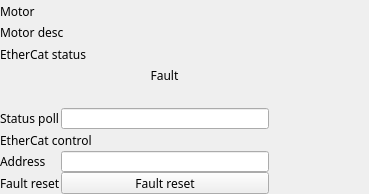
<?xml version="1.0" encoding="UTF-8"?>
<ui version="4.0">
 <class>EFrame</class>
 <widget class="QEFrame" name="EFrame">
  <property name="geometry">
   <rect>
    <x>0</x>
    <y>0</y>
    <width>369</width>
    <height>194</height>
   </rect>
  </property>
  <property name="windowTitle">
   <string>EFrame</string>
  </property>
  <layout class="QVBoxLayout" name="verticalLayout_3">
   <property name="spacing">
    <number>0</number>
   </property>
   <property name="margin">
    <number>0</number>
   </property>
   <item>
    <widget class="QEFrame" name="qeframe_6">
     <layout class="QVBoxLayout" name="verticalLayout" stretch="2,1,3,1,2">
      <property name="spacing">
       <number>0</number>
      </property>
      <property name="margin">
       <number>0</number>
      </property>
      <item>
       <widget class="QEFrame" name="qeframe_3">
        <layout class="QGridLayout" name="gridLayout_4">
         <property name="margin">
          <number>0</number>
         </property>
         <property name="spacing">
          <number>0</number>
         </property>
         <item row="0" column="0">
          <layout class="QGridLayout" name="gridLayout">
           <item row="0" column="0">
            <widget class="QLabel" name="label_13">
             <property name="sizePolicy">
              <sizepolicy hsizetype="Fixed" vsizetype="Preferred">
               <horstretch>0</horstretch>
               <verstretch>0</verstretch>
              </sizepolicy>
             </property>
             <property name="minimumSize">
              <size>
               <width>61</width>
               <height>0</height>
              </size>
             </property>
             <property name="sizeIncrement">
              <size>
               <width>1</width>
               <height>1</height>
              </size>
             </property>
             <property name="font">
              <font>
               <family>Abyssinica SIL</family>
               <pointsize>9</pointsize>
              </font>
             </property>
             <property name="text">
              <string>Motor</string>
             </property>
             <property name="alignment">
              <set>Qt::AlignLeading|Qt::AlignLeft|Qt::AlignVCenter</set>
             </property>
            </widget>
           </item>
           <item row="0" column="1">
            <widget class="QELabel" name="rbv_3">
             <property name="sizePolicy">
              <sizepolicy hsizetype="Preferred" vsizetype="Expanding">
               <horstretch>0</horstretch>
               <verstretch>0</verstretch>
              </sizepolicy>
             </property>
             <property name="minimumSize">
              <size>
               <width>100</width>
               <height>1</height>
              </size>
             </property>
             <property name="maximumSize">
              <size>
               <width>16777215</width>
               <height>16777215</height>
              </size>
             </property>
             <property name="font">
              <font>
               <family>Abyssinica SIL</family>
               <pointsize>9</pointsize>
              </font>
             </property>
             <property name="toolTip">
              <string/>
             </property>
             <property name="autoFillBackground">
              <bool>true</bool>
             </property>
             <property name="variable" stdset="0">
              <string>$(DMC)$(M).NAME</string>
             </property>
             <property name="variableAsToolTip">
              <bool>true</bool>
             </property>
             <property name="styleSheet">
              <string notr="true">QWidget { color: grey }</string>
             </property>
            </widget>
           </item>
           <item row="0" column="2">
            <spacer name="horizontalSpacer_4">
             <property name="orientation">
              <enum>Qt::Horizontal</enum>
             </property>
             <property name="sizeType">
              <enum>QSizePolicy::Expanding</enum>
             </property>
             <property name="sizeHint" stdset="0">
              <size>
               <width>175</width>
               <height>13</height>
              </size>
             </property>
            </spacer>
           </item>
           <item row="1" column="0">
            <widget class="QLabel" name="label_14">
             <property name="sizePolicy">
              <sizepolicy hsizetype="Fixed" vsizetype="Preferred">
               <horstretch>0</horstretch>
               <verstretch>0</verstretch>
              </sizepolicy>
             </property>
             <property name="minimumSize">
              <size>
               <width>61</width>
               <height>0</height>
              </size>
             </property>
             <property name="sizeIncrement">
              <size>
               <width>1</width>
               <height>1</height>
              </size>
             </property>
             <property name="font">
              <font>
               <family>Abyssinica SIL</family>
               <pointsize>9</pointsize>
              </font>
             </property>
             <property name="text">
              <string>Motor desc</string>
             </property>
             <property name="alignment">
              <set>Qt::AlignLeading|Qt::AlignLeft|Qt::AlignVCenter</set>
             </property>
            </widget>
           </item>
           <item row="1" column="1">
            <widget class="QELabel" name="rbv_4">
             <property name="sizePolicy">
              <sizepolicy hsizetype="Preferred" vsizetype="Expanding">
               <horstretch>0</horstretch>
               <verstretch>0</verstretch>
              </sizepolicy>
             </property>
             <property name="minimumSize">
              <size>
               <width>100</width>
               <height>0</height>
              </size>
             </property>
             <property name="maximumSize">
              <size>
               <width>16777215</width>
               <height>16777215</height>
              </size>
             </property>
             <property name="font">
              <font>
               <family>Abyssinica SIL</family>
               <pointsize>9</pointsize>
              </font>
             </property>
             <property name="autoFillBackground">
              <bool>true</bool>
             </property>
             <property name="variable" stdset="0">
              <string>$(DMC)$(M).DESC</string>
             </property>
             <property name="variableAsToolTip">
              <bool>true</bool>
             </property>
             <property name="styleSheet">
              <string notr="true">QWidget { color: grey }</string>
             </property>
            </widget>
           </item>
          </layout>
         </item>
        </layout>
       </widget>
      </item>
      <item>
       <widget class="QEFrame" name="qeframe_2">
        <layout class="QVBoxLayout" name="verticalLayout_2">
         <property name="spacing">
          <number>0</number>
         </property>
         <property name="margin">
          <number>0</number>
         </property>
         <item>
          <widget class="QLabel" name="label_22">
           <property name="sizePolicy">
            <sizepolicy hsizetype="Fixed" vsizetype="Expanding">
             <horstretch>0</horstretch>
             <verstretch>0</verstretch>
            </sizepolicy>
           </property>
           <property name="minimumSize">
            <size>
             <width>61</width>
             <height>0</height>
            </size>
           </property>
           <property name="sizeIncrement">
            <size>
             <width>1</width>
             <height>1</height>
            </size>
           </property>
           <property name="font">
            <font>
             <family>Abyssinica SIL</family>
             <pointsize>9</pointsize>
            </font>
           </property>
           <property name="text">
            <string>EtherCat status</string>
           </property>
          </widget>
         </item>
        </layout>
       </widget>
      </item>
      <item>
       <widget class="QEFrame" name="qeframe_4">
        <layout class="QGridLayout" name="gridLayout_5">
         <property name="margin">
          <number>0</number>
         </property>
         <property name="spacing">
          <number>0</number>
         </property>
         <item row="0" column="0">
          <layout class="QGridLayout" name="gridLayout_3" rowstretch="1,1,1">
           <property name="spacing">
            <number>0</number>
           </property>
           <item row="2" column="1">
            <widget class="QELineEdit" name="qelineedit_12">
             <property name="sizePolicy">
              <sizepolicy hsizetype="Expanding" vsizetype="Expanding">
               <horstretch>0</horstretch>
               <verstretch>0</verstretch>
              </sizepolicy>
             </property>
             <property name="minimumSize">
              <size>
               <width>85</width>
               <height>1</height>
              </size>
             </property>
             <property name="font">
              <font>
               <family>Abyssinica SIL</family>
               <pointsize>8</pointsize>
              </font>
             </property>
             <property name="variable" stdset="0">
              <string>$(DMC)ECATFLT_STATUS.SCAN</string>
             </property>
             <property name="addUnits">
              <bool>true</bool>
             </property>
            </widget>
           </item>
           <item row="2" column="2">
            <widget class="QELabel" name="rbv_13">
             <property name="sizePolicy">
              <sizepolicy hsizetype="Preferred" vsizetype="Expanding">
               <horstretch>0</horstretch>
               <verstretch>0</verstretch>
              </sizepolicy>
             </property>
             <property name="minimumSize">
              <size>
               <width>100</width>
               <height>0</height>
              </size>
             </property>
             <property name="maximumSize">
              <size>
               <width>16777215</width>
               <height>16777215</height>
              </size>
             </property>
             <property name="font">
              <font>
               <family>Abyssinica SIL</family>
               <pointsize>9</pointsize>
              </font>
             </property>
             <property name="focusPolicy">
              <enum>Qt::NoFocus</enum>
             </property>
             <property name="autoFillBackground">
              <bool>true</bool>
             </property>
             <property name="variable" stdset="0">
              <string>$(DMC)ECATFLT_STATUS.SCAN</string>
             </property>
             <property name="variableAsToolTip">
              <bool>true</bool>
             </property>
             <property name="styleSheet">
              <string notr="true">QWidget { color: grey }</string>
             </property>
            </widget>
           </item>
           <item row="2" column="0">
            <widget class="QLabel" name="label_20">
             <property name="sizePolicy">
              <sizepolicy hsizetype="Fixed" vsizetype="Expanding">
               <horstretch>0</horstretch>
               <verstretch>0</verstretch>
              </sizepolicy>
             </property>
             <property name="minimumSize">
              <size>
               <width>61</width>
               <height>0</height>
              </size>
             </property>
             <property name="sizeIncrement">
              <size>
               <width>1</width>
               <height>1</height>
              </size>
             </property>
             <property name="font">
              <font>
               <family>Abyssinica SIL</family>
               <pointsize>9</pointsize>
              </font>
             </property>
             <property name="text">
              <string>Status poll</string>
             </property>
            </widget>
           </item>
           <item row="1" column="1">
            <layout class="QHBoxLayout" name="horizontalLayout_2">
             <item>
              <spacer name="horizontalSpacer_11">
               <property name="orientation">
                <enum>Qt::Horizontal</enum>
               </property>
               <property name="sizeType">
                <enum>QSizePolicy::Expanding</enum>
               </property>
               <property name="sizeHint" stdset="0">
                <size>
                 <width>121</width>
                 <height>13</height>
                </size>
               </property>
              </spacer>
             </item>
             <item>
              <widget class="QEBitStatus" name="qebitstatus_14">
               <property name="sizePolicy">
                <sizepolicy hsizetype="Fixed" vsizetype="Preferred">
                 <horstretch>0</horstretch>
                 <verstretch>0</verstretch>
                </sizepolicy>
               </property>
               <property name="maximumSize">
                <size>
                 <width>20</width>
                 <height>16777215</height>
                </size>
               </property>
               <property name="toolTip">
                <string>EtherCat Fault</string>
               </property>
               <property name="numberOfBits">
                <number>1</number>
               </property>
               <property name="shift">
                <number>0</number>
               </property>
               <property name="onColour">
                <color>
                 <red>0</red>
                 <green>136</green>
                 <blue>0</blue>
                </color>
               </property>
               <property name="offColour">
                <color>
                 <red>159</red>
                 <green>0</green>
                 <blue>0</blue>
                </color>
               </property>
               <property name="variable" stdset="0">
                <string>$(DMC)$(M)_ECATFLT_STATUS</string>
               </property>
               <property name="variableAsToolTip">
                <bool>false</bool>
               </property>
               <property name="visible" stdset="0">
                <bool>true</bool>
               </property>
              </widget>
             </item>
             <item>
              <spacer name="horizontalSpacer_12">
               <property name="orientation">
                <enum>Qt::Horizontal</enum>
               </property>
               <property name="sizeType">
                <enum>QSizePolicy::Expanding</enum>
               </property>
               <property name="sizeHint" stdset="0">
                <size>
                 <width>121</width>
                 <height>13</height>
                </size>
               </property>
              </spacer>
             </item>
            </layout>
           </item>
           <item row="0" column="1">
            <layout class="QHBoxLayout" name="horizontalLayout">
             <item>
              <spacer name="horizontalSpacer_9">
               <property name="orientation">
                <enum>Qt::Horizontal</enum>
               </property>
               <property name="sizeType">
                <enum>QSizePolicy::Expanding</enum>
               </property>
               <property name="sizeHint" stdset="0">
                <size>
                 <width>121</width>
                 <height>13</height>
                </size>
               </property>
              </spacer>
             </item>
             <item>
              <widget class="QLabel" name="label_30">
               <property name="sizePolicy">
                <sizepolicy hsizetype="Fixed" vsizetype="Expanding">
                 <horstretch>0</horstretch>
                 <verstretch>0</verstretch>
                </sizepolicy>
               </property>
               <property name="minimumSize">
                <size>
                 <width>61</width>
                 <height>0</height>
                </size>
               </property>
               <property name="sizeIncrement">
                <size>
                 <width>1</width>
                 <height>1</height>
                </size>
               </property>
               <property name="font">
                <font>
                 <family>Abyssinica SIL</family>
                 <pointsize>9</pointsize>
                </font>
               </property>
               <property name="layoutDirection">
                <enum>Qt::LeftToRight</enum>
               </property>
               <property name="text">
                <string>Fault</string>
               </property>
               <property name="alignment">
                <set>Qt::AlignCenter</set>
               </property>
              </widget>
             </item>
             <item>
              <spacer name="horizontalSpacer_10">
               <property name="orientation">
                <enum>Qt::Horizontal</enum>
               </property>
               <property name="sizeType">
                <enum>QSizePolicy::Expanding</enum>
               </property>
               <property name="sizeHint" stdset="0">
                <size>
                 <width>121</width>
                 <height>13</height>
                </size>
               </property>
              </spacer>
             </item>
            </layout>
           </item>
          </layout>
         </item>
        </layout>
       </widget>
      </item>
      <item>
       <widget class="QEFrame" name="qeframe_7">
        <layout class="QVBoxLayout" name="verticalLayout_5">
         <property name="spacing">
          <number>0</number>
         </property>
         <property name="margin">
          <number>0</number>
         </property>
         <item>
          <widget class="QLabel" name="label_27">
           <property name="sizePolicy">
            <sizepolicy hsizetype="Fixed" vsizetype="Expanding">
             <horstretch>0</horstretch>
             <verstretch>0</verstretch>
            </sizepolicy>
           </property>
           <property name="minimumSize">
            <size>
             <width>61</width>
             <height>0</height>
            </size>
           </property>
           <property name="sizeIncrement">
            <size>
             <width>1</width>
             <height>1</height>
            </size>
           </property>
           <property name="font">
            <font>
             <family>Abyssinica SIL</family>
             <pointsize>9</pointsize>
            </font>
           </property>
           <property name="text">
            <string>EtherCat control</string>
           </property>
          </widget>
         </item>
        </layout>
       </widget>
      </item>
      <item>
       <widget class="QEFrame" name="qeframe_5">
        <layout class="QGridLayout" name="gridLayout_6">
         <property name="margin">
          <number>0</number>
         </property>
         <property name="spacing">
          <number>0</number>
         </property>
         <item row="0" column="0">
          <layout class="QGridLayout" name="gridLayout_2">
           <property name="spacing">
            <number>0</number>
           </property>
           <item row="0" column="0">
            <widget class="QLabel" name="label_11">
             <property name="sizePolicy">
              <sizepolicy hsizetype="Fixed" vsizetype="Expanding">
               <horstretch>0</horstretch>
               <verstretch>0</verstretch>
              </sizepolicy>
             </property>
             <property name="minimumSize">
              <size>
               <width>61</width>
               <height>0</height>
              </size>
             </property>
             <property name="sizeIncrement">
              <size>
               <width>1</width>
               <height>1</height>
              </size>
             </property>
             <property name="font">
              <font>
               <family>Abyssinica SIL</family>
               <pointsize>9</pointsize>
              </font>
             </property>
             <property name="text">
              <string>Address</string>
             </property>
            </widget>
           </item>
           <item row="0" column="2">
            <widget class="QELabel" name="rbv_5">
             <property name="sizePolicy">
              <sizepolicy hsizetype="Preferred" vsizetype="Expanding">
               <horstretch>0</horstretch>
               <verstretch>0</verstretch>
              </sizepolicy>
             </property>
             <property name="minimumSize">
              <size>
               <width>100</width>
               <height>0</height>
              </size>
             </property>
             <property name="maximumSize">
              <size>
               <width>16777215</width>
               <height>16777215</height>
              </size>
             </property>
             <property name="font">
              <font>
               <family>Abyssinica SIL</family>
               <pointsize>9</pointsize>
              </font>
             </property>
             <property name="focusPolicy">
              <enum>Qt::NoFocus</enum>
             </property>
             <property name="autoFillBackground">
              <bool>true</bool>
             </property>
             <property name="variable" stdset="0">
              <string>$(DMC)$(M)_ECATADDR_MON</string>
             </property>
             <property name="variableAsToolTip">
              <bool>true</bool>
             </property>
             <property name="styleSheet">
              <string notr="true">QWidget { color: grey }</string>
             </property>
            </widget>
           </item>
           <item row="1" column="0">
            <widget class="QLabel" name="label_12">
             <property name="sizePolicy">
              <sizepolicy hsizetype="Fixed" vsizetype="Expanding">
               <horstretch>0</horstretch>
               <verstretch>0</verstretch>
              </sizepolicy>
             </property>
             <property name="minimumSize">
              <size>
               <width>61</width>
               <height>0</height>
              </size>
             </property>
             <property name="sizeIncrement">
              <size>
               <width>1</width>
               <height>1</height>
              </size>
             </property>
             <property name="font">
              <font>
               <family>Abyssinica SIL</family>
               <pointsize>9</pointsize>
              </font>
             </property>
             <property name="text">
              <string>Fault reset</string>
             </property>
            </widget>
           </item>
           <item row="1" column="1">
            <widget class="QEPushButton" name="qepushbutton_8">
             <property name="sizePolicy">
              <sizepolicy hsizetype="Expanding" vsizetype="Minimum">
               <horstretch>0</horstretch>
               <verstretch>0</verstretch>
              </sizepolicy>
             </property>
             <property name="minimumSize">
              <size>
               <width>0</width>
               <height>1</height>
              </size>
             </property>
             <property name="maximumSize">
              <size>
               <width>16777215</width>
               <height>16777215</height>
              </size>
             </property>
             <property name="font">
              <font>
               <family>Abyssinica SIL</family>
               <pointsize>9</pointsize>
              </font>
             </property>
             <property name="text">
              <string>Fault reset</string>
             </property>
             <property name="variable" stdset="0">
              <string>$(DMC)$(M)_ECATFLTRST_CMD</string>
             </property>
             <property name="variableAsToolTip">
              <bool>false</bool>
             </property>
             <property name="guiFile" stdset="0">
              <string/>
             </property>
             <property name="creationOption" stdset="0">
              <enum>QEPushButton::NewWindow</enum>
             </property>
             <property name="prioritySubstitutions">
              <string/>
             </property>
            </widget>
           </item>
           <item row="0" column="1">
            <widget class="QELineEdit" name="qelineedit_7">
             <property name="sizePolicy">
              <sizepolicy hsizetype="Expanding" vsizetype="Expanding">
               <horstretch>0</horstretch>
               <verstretch>0</verstretch>
              </sizepolicy>
             </property>
             <property name="minimumSize">
              <size>
               <width>85</width>
               <height>1</height>
              </size>
             </property>
             <property name="font">
              <font>
               <family>Abyssinica SIL</family>
               <pointsize>8</pointsize>
              </font>
             </property>
             <property name="variable" stdset="0">
              <string>$(DMC)$(M)_ECATADDR_SP</string>
             </property>
             <property name="addUnits">
              <bool>true</bool>
             </property>
            </widget>
           </item>
          </layout>
         </item>
        </layout>
       </widget>
      </item>
     </layout>
    </widget>
   </item>
  </layout>
 </widget>
 <customwidgets>
  <customwidget>
   <class>QEBitStatus</class>
   <extends>QBitStatus</extends>
   <header>QEBitStatus.h</header>
  </customwidget>
  <customwidget>
   <class>QELabel</class>
   <extends>QLabel</extends>
   <header>QELabel.h</header>
  </customwidget>
  <customwidget>
   <class>QELineEdit</class>
   <extends>QLineEdit</extends>
   <header>QELineEdit.h</header>
  </customwidget>
  <customwidget>
   <class>QEPushButton</class>
   <extends>QPushButton</extends>
   <header>QEPushButton.h</header>
  </customwidget>
  <customwidget>
   <class>QBitStatus</class>
   <extends>QWidget</extends>
   <header>QBitStatus.h</header>
  </customwidget>
  <customwidget>
   <class>QEFrame</class>
   <extends>QFrame</extends>
   <header>QEFrame.h</header>
   <container>1</container>
  </customwidget>
 </customwidgets>
 <resources/>
 <connections/>
</ui>
